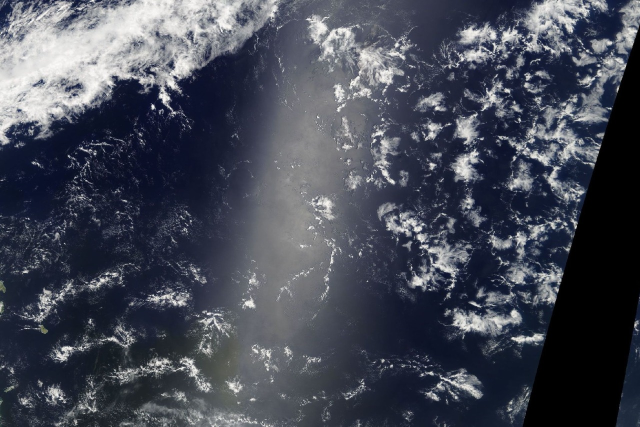
#> input picture image.jpg, 1280 x 853 px (shown at 1/2 size)
$ jupyter execute --allow-errors 19023020-fpcode.ipynb   (shell and % lines are left out)
#> lines starting #> are read from the running program, lines starting #| are printed output that depends on the picture; after the words box and inside, x2 and y2 are one past the last pixel; in counts of white or black regions, pixels touching at a corner belong together
# Atmospheric Image Segmentation using K-means

[cell 1]
import numpy as np
import cv2
import sys
import argparse
from matplotlib import pyplot as plt
from __future__ import print_function
from pathlib import Path
from pyts.utils import segmentation
from skimage.color import rgb2gray
from scipy import ndimage
import warnings
warnings.filterwarnings("ignore")

[cell 2]
#Load a color image in grayscale
img = cv2.imread('image.jpg') # 0 for grayscale and 1 for color. #*.jpeg
#> img is the input picture: shape (853, 1280, 3); mean B, G, R 85.8, 73.7, 69.7
b,g,r = cv2.split(img)
rgb_img = cv2.merge([r,g,b])

[cell 3]
#counting the number of coins
gray = cv2.cvtColor(img,cv2.COLOR_BGR2GRAY)
ret, thresh = cv2.threshold(gray,0,255,cv2.THRESH_BINARY_INV+cv2.THRESH_OTSU)
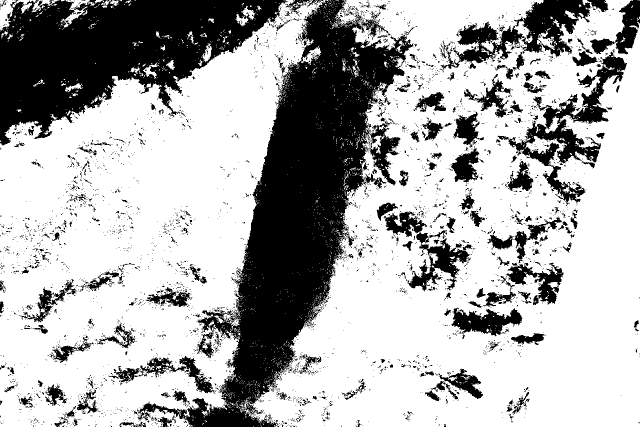
#> thresh: shape (853, 1280) (shown at 1/2 size); 69% white; 4183 black regions (3888 under 20 px), largest, box (x1, y1, x2, y2) and area: (274, 0, 827, 853) 137013, (0, 0, 576, 291) 89063, (1017, 103, 1254, 409) 15618
#> ret = 95

[cell 4]
# noise removal
kernel = np.ones((3,3),np.uint8)
opening = cv2.morphologyEx(thresh,cv2.MORPH_OPEN,kernel, iterations = 2)
#> opening: shape (853, 1280); 63.7% white; 1075 black regions (893 under 20 px), largest, box (x1, y1, x2, y2) and area: (0, 0, 834, 853) 267433, (992, 77, 1254, 412) 21120, (864, 0, 1217, 159) 20143
closing = cv2.morphologyEx(thresh,cv2.MORPH_CLOSE,kernel, iterations = 2)
#> closing: shape (853, 1280); 74.9% white; 245 black regions (3 under 20 px), largest, box (x1, y1, x2, y2) and area: (453, 13, 811, 807) 112191, (0, 0, 567, 289) 84248, (1048, 0, 1180, 103) 7238

[cell 5]
# sure background area
sure_bg = cv2.dilate(opening,kernel,iterations=3)
#> sure_bg: shape (853, 1280); 73.2% white; 171 black regions (82 under 20 px), largest, box (x1, y1, x2, y2) and area: (319, 0, 824, 853) 143339, (0, 0, 570, 286) 87216, (1055, 113, 1249, 330) 8355

[cell 6]
# Finding sure foreground area
dist_transform = cv2.distanceTransform(opening,cv2.DIST_L2,5)

[cell 7]
#threshold
ret, sure_fg = cv2.threshold(dist_transform,0.7*dist_transform.max(),255,0)
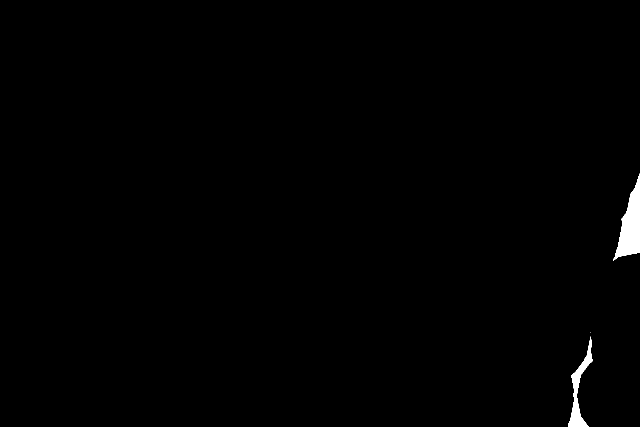
#> sure_fg: shape (853, 1280) float32 (shown at 1/2 size); 0.64% white; 3 white regions (1 under 20 px), largest, box (x1, y1, x2, y2) and area: (1226, 347, 1280, 522) 4597, (1136, 673, 1185, 853) 2410
#> ret = 89.98

[cell 8]
# Finding unknown region
sure_fg = np.uint8(sure_fg)
unknown = cv2.subtract(sure_bg,sure_fg)
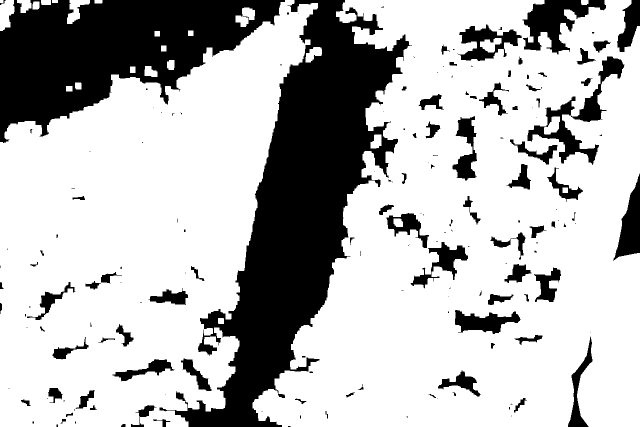
#> unknown: shape (853, 1280) (shown at 1/2 size); 72.5% white; 174 black regions (83 under 20 px), largest, box (x1, y1, x2, y2) and area: (319, 0, 824, 853) 143339, (0, 0, 570, 286) 87216, (1055, 113, 1249, 330) 8355

[cell 9]
# Marker labelling
ret, markers = cv2.connectedComponents(sure_fg)
#> markers: shape (853, 1280) int32; 4 distinct labels, from 0 to 3
#> ret = 4

[cell 10]
# Add one to all labels so that sure background is not 0, but 1
markers = markers+1
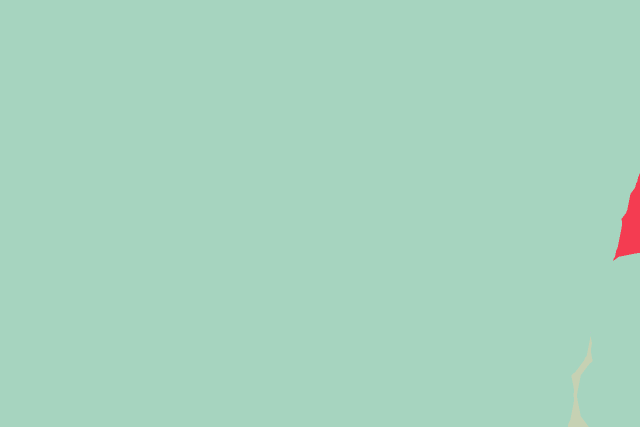
#> markers: shape (853, 1280) int32 (shown at 1/2 size); 4 distinct labels, from 1 to 4; one colour per label, 0 black

[cell 11]
# Now, mark the region of unknown with zero
markers[unknown==255] = 0
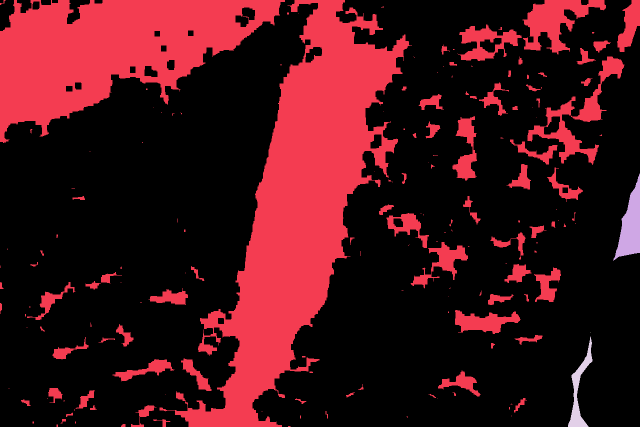
#> markers: shape (853, 1280) int32 (shown at 1/2 size); 5 distinct labels, from 0 to 4; one colour per label, 0 black

markers = cv2.watershed(img,markers)
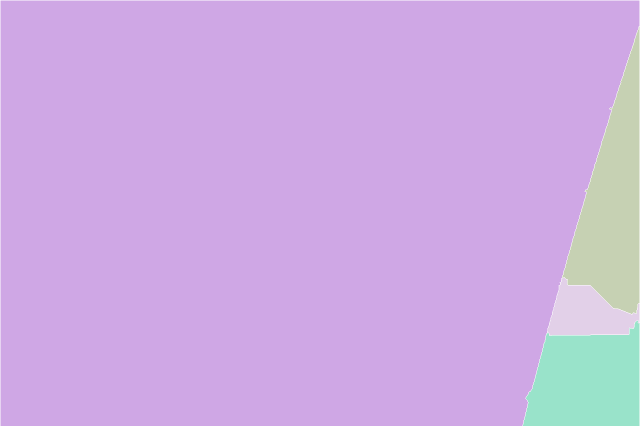
#> markers: shape (853, 1280) int32 (shown at 1/2 size); 5 distinct labels, from -1 to 4; one colour per label, 0 black, -1 white
img[markers == -1] = [255,0,0]
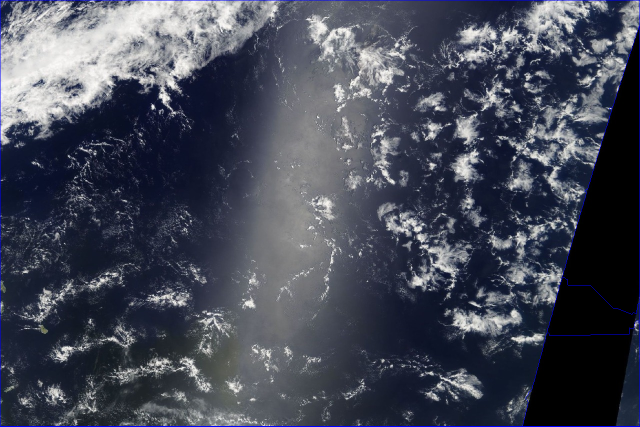
#> img: shape (853, 1280, 3) (shown at 1/2 size); 0.5% of pixels changed, all inside (x1, y1, x2, y2) = (0, 0, 1280, 853)

[cell 12]
#plotting
plt.subplot(421),plt.imshow(rgb_img)
plt.title('Input Image'), plt.xticks([]), plt.yticks([])
plt.subplot(422),plt.imshow(thresh, 'gray')
plt.title("Otus's binary threshold"), plt.xticks([]), plt.yticks([])
plt.subplot(423),plt.imshow(opening, 'gray')

[cell 13]
plt.title("morphologyEx (Opening)"), plt.xticks([]), plt.yticks([])
plt.subplot(424),plt.imshow(sure_bg, 'gray')
plt.title("Dilation"), plt.xticks([]), plt.yticks([])
plt.subplot(425),plt.imshow(dist_transform, 'gray')
plt.title("Distance Transform"), plt.xticks([]), plt.yticks([])
plt.subplot(426),plt.imshow(sure_fg, 'gray')
plt.title("Thresholding"), plt.xticks([]), plt.yticks([])
plt.subplot(427),plt.imshow(markers, 'gray')
plt.title("Atmospheric image after Segmentation"), plt.xticks([]), plt.yticks([])
plt.subplot(428),plt.imshow(img, 'gray')
plt.tight_layout()
plt.show()
#> figure, not shown here; B, G, R data is drawn as R, G, B

[cell 14]
# This class deals with all functions related to image processing.


class Image(object):

    def __init__(self, filename):
        # Initialises all the attributes of the object.
        self.filename = filename
        self.img = cv2.imread(filename)
        self.temp_img = None
        self.mask = None
        self.temp_mask = None
        self.output = None
        # Setting up flags
        self.rect = (0, 0, 1, 1)     # Flag for drawing rectangle
        self.drawing = False         # Flag for drawing curves
        self.rect_or_mask = 100      # Flag for selecting rect or mask mode

#> (a cell that did not finish here is left out)

#> (a cell that did not finish here is left out)

#> (a cell that did not finish here is left out)

#> (a cell that did not finish here is left out)

#> (a cell that did not finish here is left out)

[cell 20]
class GUI(object):
    def __init__(self, image):
        # Initialises all the attributes of the object
        self.image = image
        self.value = {'color': None, 'val': 100}  # Drawing initialized to FG
        self.thickness = 2                        # Brush thickness
        self.rect_over = False                    # Flag to check if rect drawn
        self.rectangle = False                    # Flag for drawing rect
        self.ix = 0
        self.iy = 0
        self.BLUE = [255, 0, 0]        # Rectangle color
        self.BLACK = [0, 0, 0]         # Sure BG
        self.WHITE = [255, 255, 255]   # Sure FG
        self.DRAW_BG = {
            'color': self.BLACK,
            'val': 0
        }
        self.DRAW_FG = {
            'color': self.WHITE,
            'val': 1
        }

#> (a cell that did not finish here is left out)

#> (a cell that did not finish here is left out)

[cell 23]
# Edge detection works by convolving these filters over the given image
image = plt.imread('image.jpg')
plt.imshow(image)

[cell 24]
gray = rgb2gray(image)
plt.imshow(gray, cmap='gray')

[cell 25]
gray.shape
#> Out = (853, 1280)

[cell 26]
# converting to grayscale
gray = rgb2gray(image)

# defining the sobel filters
sobel_horizontal = np.array([np.array([1, 2, 1]), np.array([0, 0, 0]), np.array([-1, -2, -1])])
print(sobel_horizontal, 'is a kernel for detecting horizontal edges')

sobel_vertical = np.array([np.array([-1, 0, 1]), np.array([-2, 0, 2]), np.array([-1, 0, 1])])
print(sobel_vertical, 'is a kernel for detecting vertical edges')

[cell 27]
out_h = ndimage.convolve(gray, sobel_horizontal, mode='reflect')
out_v = ndimage.convolve(gray, sobel_vertical, mode='reflect')
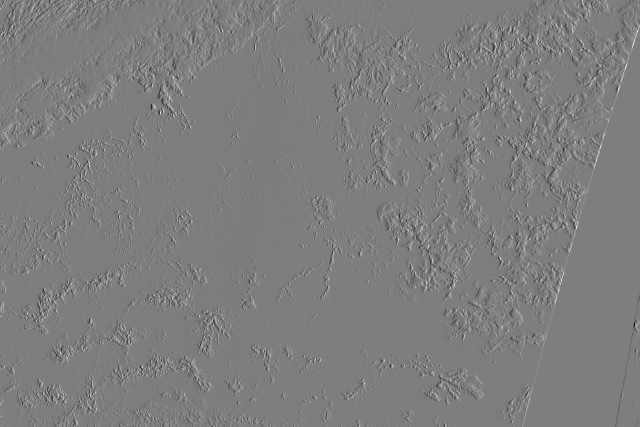
#> out_v: shape (853, 1280) float64 (shown at 1/2 size); min -3.33, max 3.41, mean 0.00172; drawn with min black and max white
# here mode determines how the input array is extended when the filter overlaps a border.

[cell 28]
plt.imshow(out_h, cmap='gray')

[cell 29]
plt.imshow(out_v, cmap='gray')

[cell 30]
kernel_laplace = np.array([np.array([1, 1, 1]), np.array([1, -8, 1]), np.array([1, 1, 1])])
print(kernel_laplace, 'is a laplacian kernel')

[cell 31]
out_l = ndimage.convolve(gray, kernel_laplace, mode='reflect')
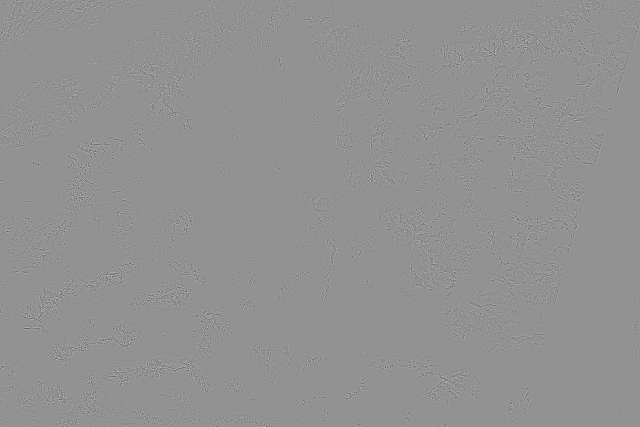
#> out_l: shape (853, 1280) float64 (shown at 1/2 size); min -4.69, max 3.5, mean -2.44e-18; drawn with min black and max white
plt.imshow(out_l, cmap='gray')

# Atmospheric Image Segmentation based on Clustering

[cell 32]
pic = plt.imread('image.jpg')/255  # dividing by 255 to bring the pixel values between 0 and 1
print(pic.shape)
#| (853, 1280, 3)
plt.imshow(pic)

[cell 33]
# onvert it into a 2-dimensional array
pic_n = pic.reshape(pic.shape[0]*pic.shape[1], pic.shape[2])
pic_n.shape
#> Out = (1091840, 3)

[cell 34]
#  fit the k-means algorithm on this reshaped array and obtain the clusters
from sklearn.cluster import KMeans
kmeans = KMeans(n_clusters=3, random_state=0).fit(pic_n)
pic2show = kmeans.cluster_centers_[kmeans.labels_]

[cell 35]
cluster_pic = pic2show.reshape(pic.shape[0], pic.shape[1], pic.shape[2])
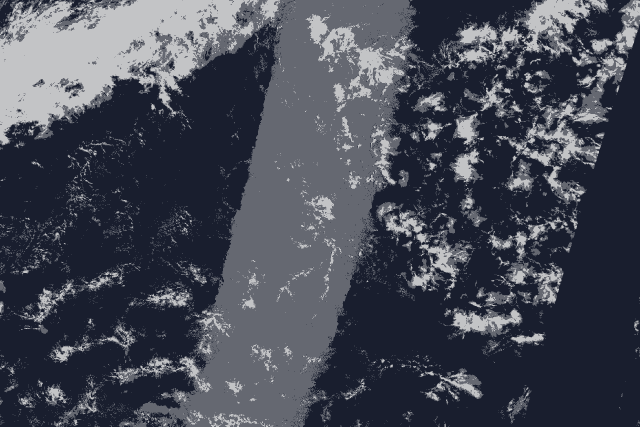
#> cluster_pic: shape (853, 1280, 3) float64 (shown at 1/2 size); mean R, G, B 0.273, 0.289, 0.337
plt.imshow(cluster_pic)
